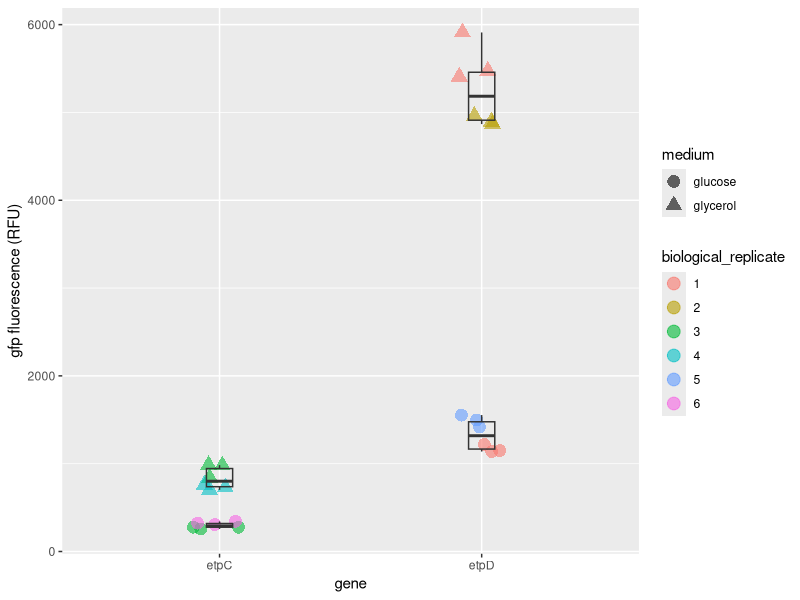

Here is the R script that generated this plot:
## ---- chunk 1
knitr::opts_chunk$set(echo = TRUE)

library(dplyr)
library(ggplot2)
library(knitr)
library(kableExtra)
## ---- chunk 2
# Load data
data = read.table("datasets/long_form_data.tab", header=T, sep="\t")

# Convert biological replicates to factors
data$biological_replicate = as.factor(data$biological_replicate)

# Show data in tabular form
data %>%
  kable() %>%
  kable_styling(bootstrap_options = c("striped", "hover", "condensed", "responsive"),
                full_width=F)
## ---- chunk 3
ggplot(data, aes(x=gene, y=normalised)) +
  geom_jitter(aes(color=biological_replicate, shape=medium), width=0.1, height=0, size=4, alpha=0.6) +
  geom_boxplot(data=data %>% filter(medium=="glycerol"), aes(x=gene), fill=NA, width=0.1) +
  geom_boxplot(data=data %>% filter(medium=="glucose"), aes(x=gene), fill=NA, width=0.1) +
  labs(y="gfp fluorescence (RFU)")
## ---- chunk 4
# Fit GLM with interactions
model1 = lm(normalised ~ gene + medium + gene * medium, data=data)

# Fit GLM without interactions
model2 = lm(normalised ~ gene + medium, data=data)
## ---- chunk 5
# Compare the models
anova(model2, model1)
## ---- chunk 6
# Generate a table of the model fit
anova(model1)
## ---- chunk 7
# Show model coefficients
model1
